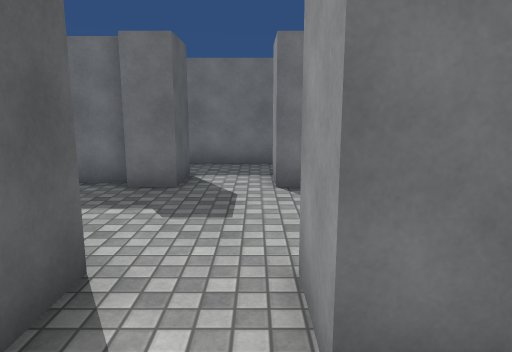
[1] (above)

24 first-person views from a walk through a 3-D level made in the Unity game engine. The camera is 1.5 m above the floor, tilts 10° down and sees 70° across. The floor is counted in squares, 1 m on a side. Each view is taken from the middle of a square. On the plan, view 1 faces up. The plan holds only what a view shows up to about 16 squares ahead; the rest is blank. The place goes on beyond the plan. The player character is not drawn. Surface patterns are stand-ins for the level's own textures.

[2]
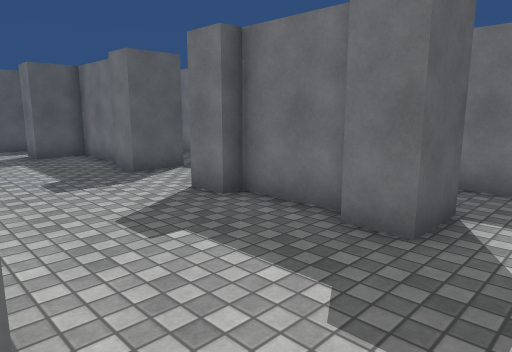

[3]
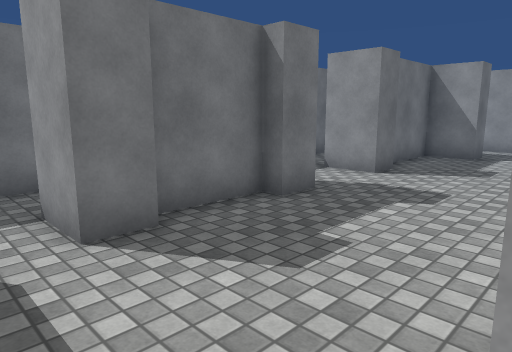

[4]
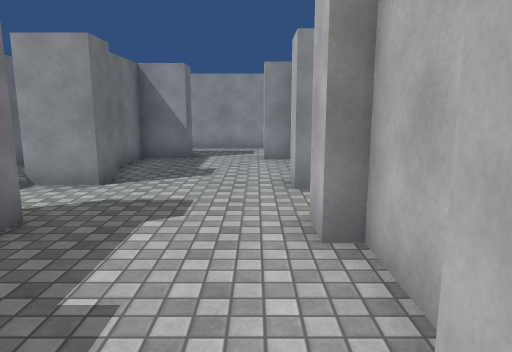

[5]
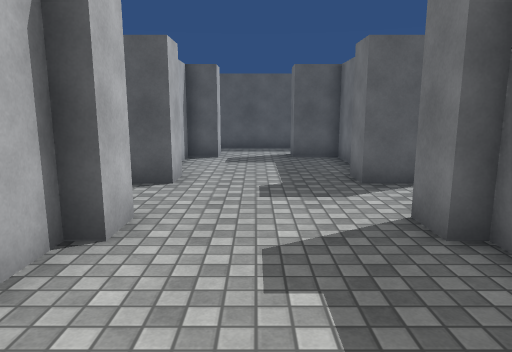

[6]
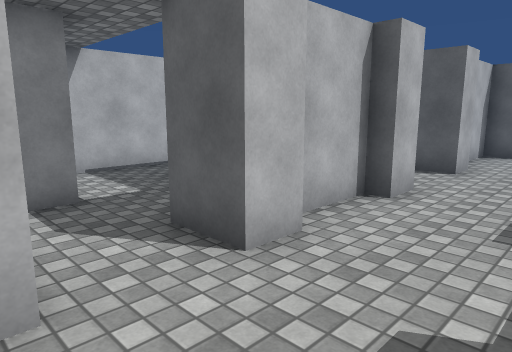

[7]
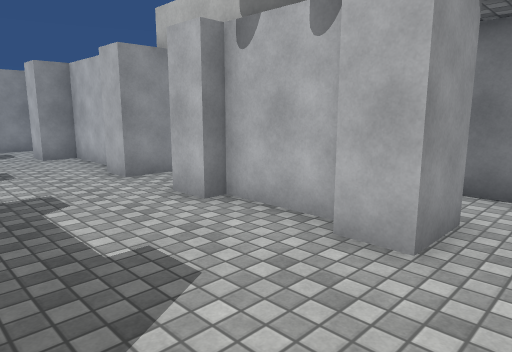

[8]
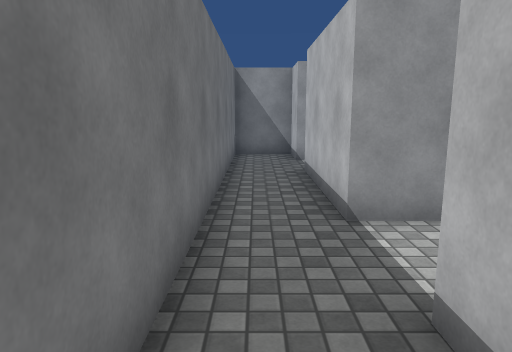

[9]
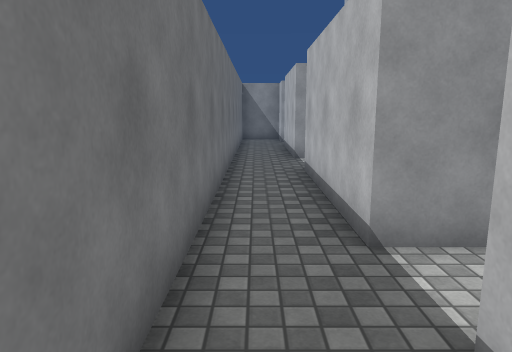

[10]
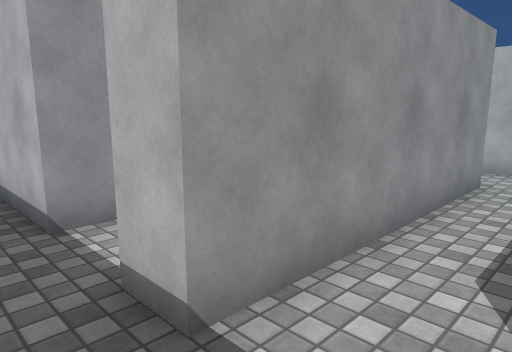

[11]
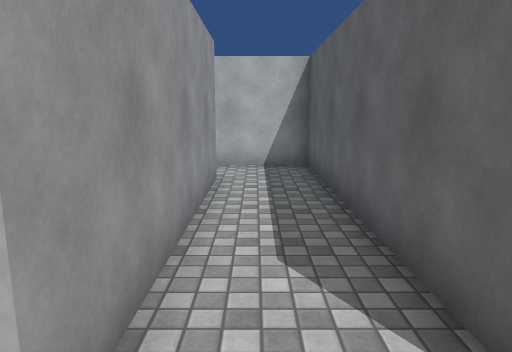

[12]
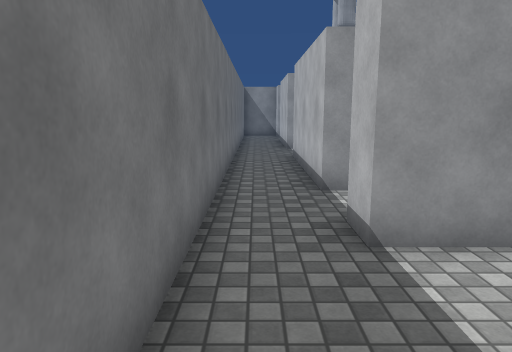

[13]
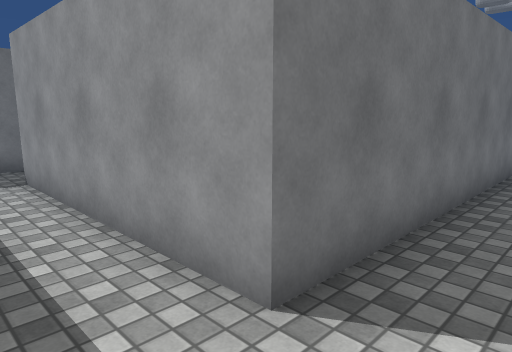

[14]
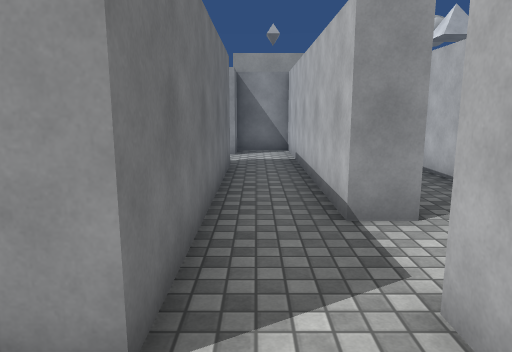

[15]
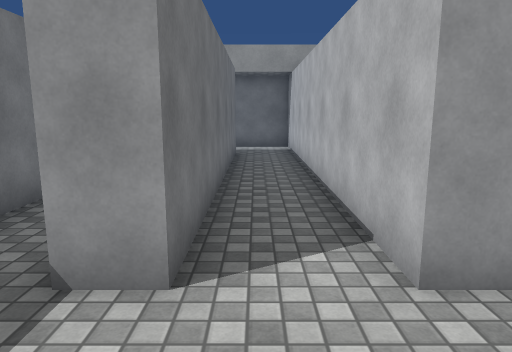

[16]
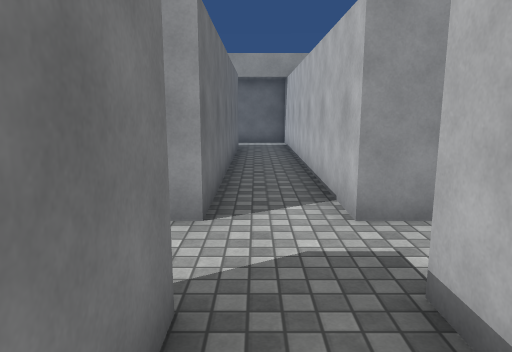

[17]
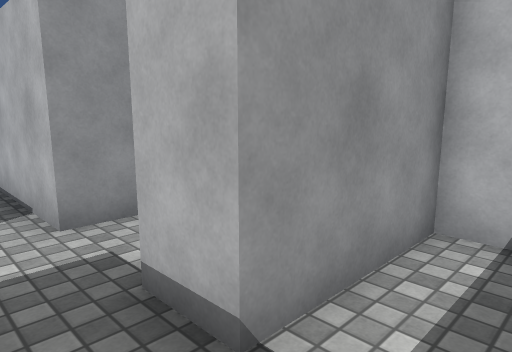

[18]
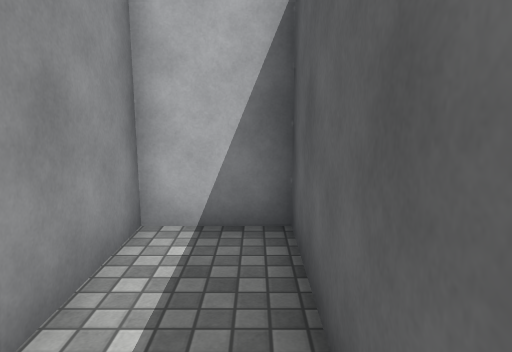

[19]
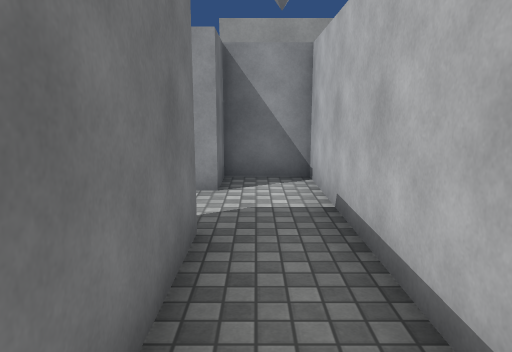

[20]
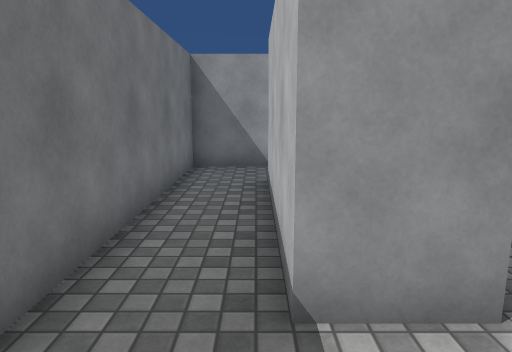

[21]
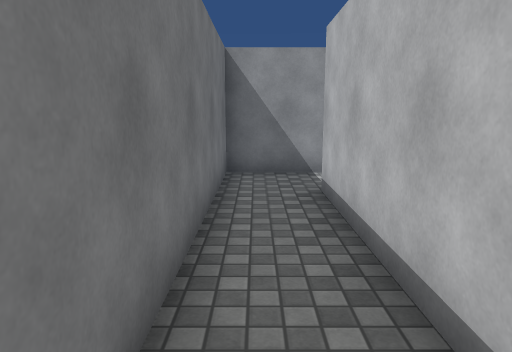

[22]
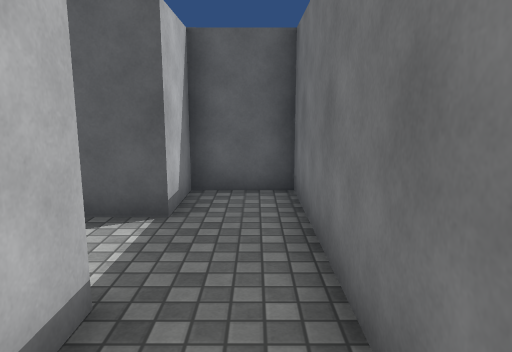

[23]
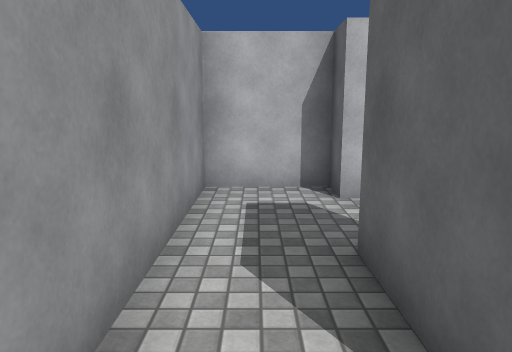

[24]
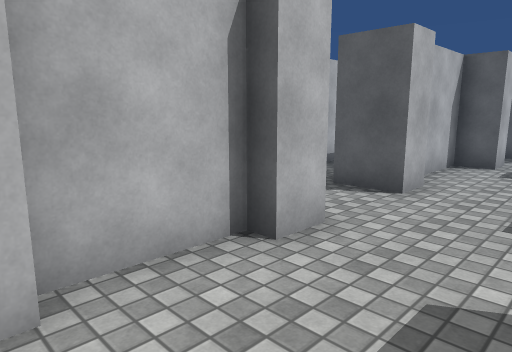

### Floor plan
Key: @ floor where view 1 was taken; # wall or solid block; . floor.
Columns run from 21 left of view 1 to 15 right of it. Each row starts with its distance up from view 1.
 11  ####################################
 10 . .....................##...........#
  9   .....................##...........#
  8  #..##.######..#####..####...######.#
  7  #..##.##........................##.#
  6  #..##..............................#
  5  #..##..............................#
  4  #..##..............................#
  3  #..##.##...#..##..#..#..##.##...#..#
  2  #..#########..#####..####  #########
  1  #...............#.....
  0  #...............#...@.
 -1  ####..###########..###
 -2   . ................#
 -3  # .................#
 -4  #..##.##############
 -5  #..#  #
 -6  #..#
 -7  ####

Positions as (right, up) in squares from view 1, and headings:
1: (0, 0), facing up
2: (0, 3), facing up-left
3: (-1, 3), facing up-right
4: (0, 4), facing right
5: (-1, 5), facing left
6: (1, 6), facing down-left
7: (-1, 7), facing down-right
8: (-11, 10), facing right
9: (-18, 10), facing right
10: (-19, 10), facing down-right
11: (-18, 10), facing down
12: (-21, 10), facing right
13: (-19, 0), facing up-right
14: (-19, 1), facing right
15: (-17, -2), facing right
16: (-19, -2), facing right
17: (-19, -2), facing down-right
18: (-19, -2), facing down
19: (-13, 1), facing right
20: (5, 9), facing right
21: (6, 10), facing right
22: (10, 10), facing left
23: (14, 10), facing down
24: (-2, 6), facing down-left
